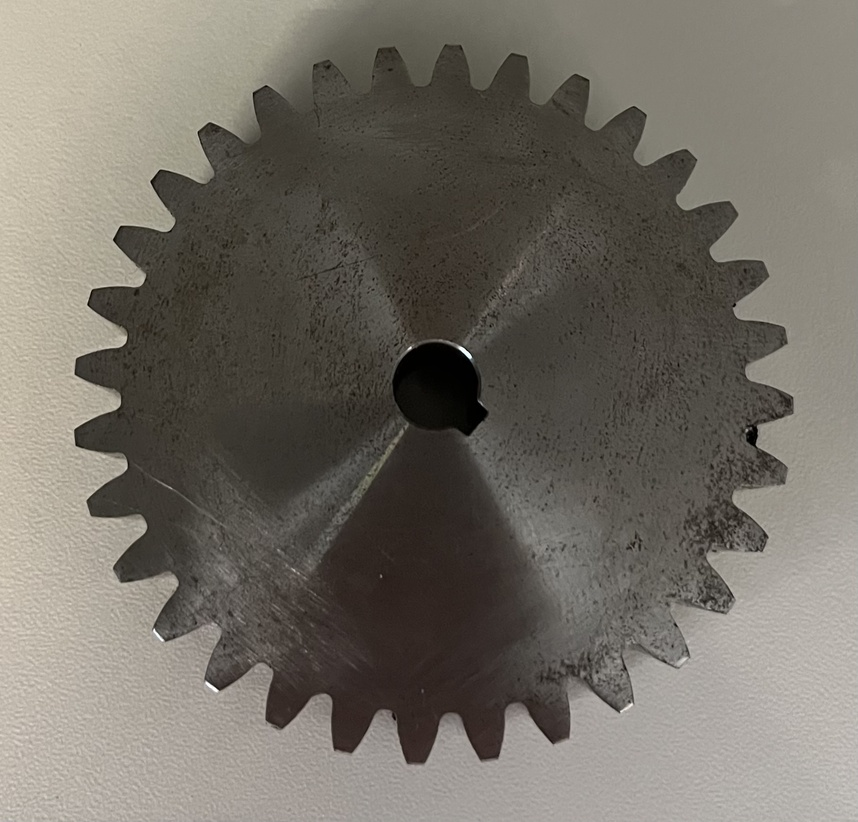
#> input picture Small_gear zonder flits v0.1.jpg, 858 x 822 px, shrunk from 1817 x 1741 before the run
$ python 'Contour+diameterSize v0.3.py'
#> lines starting #> are read from the running program, lines starting #| are printed output that depends on the picture; after the words box and inside, x2 and y2 are one past the last pixel; in counts of white or black regions, pixels touching at a corner belong together
import cv2
import numpy as np

# Stap 1: Lees de afbeelding
image = cv2.imread('Small_gear zonder flits v0.1.jpg')  # Vervang met het pad naar je afbeelding
#> image is the input picture: shape (822, 858, 3); mean B, G, R 102, 110.7, 115.6

# Stap 2: Conversie naar grijswaarden
gray = cv2.cvtColor(image, cv2.COLOR_BGR2GRAY)

# Stap 3: Toepassen van een Gaussiaanse blur
blurred = cv2.GaussianBlur(gray, (15, 15), 0)
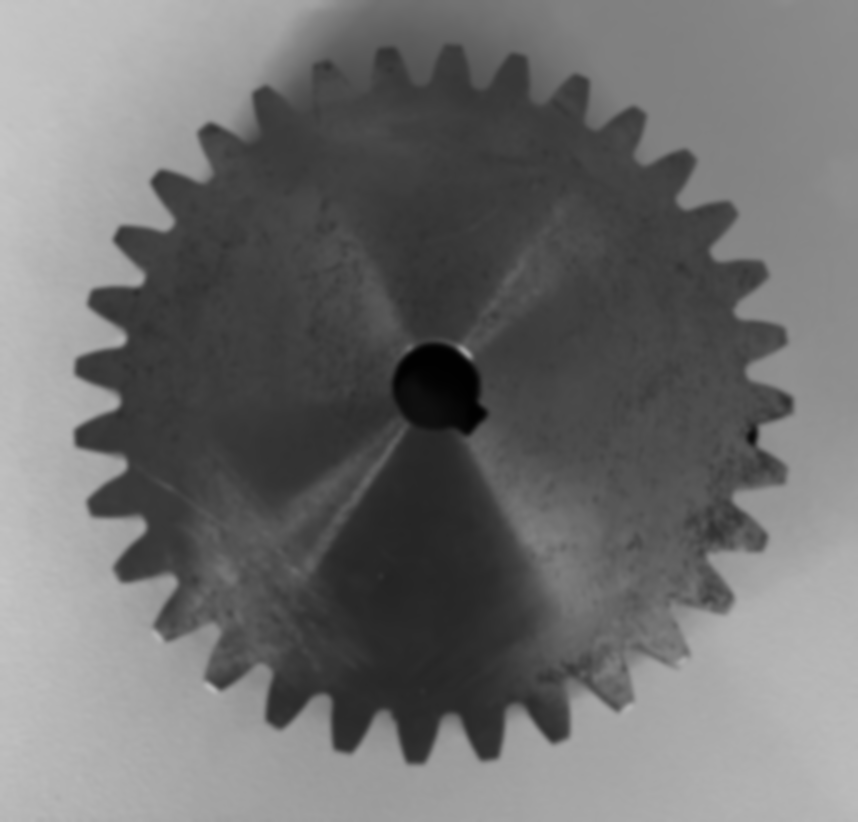
#> blurred: shape (822, 858); min 1, max 198, mean 111.1

# Stap 4: Randdetectie met Canny
edges = cv2.Canny(blurred, 50, 75)
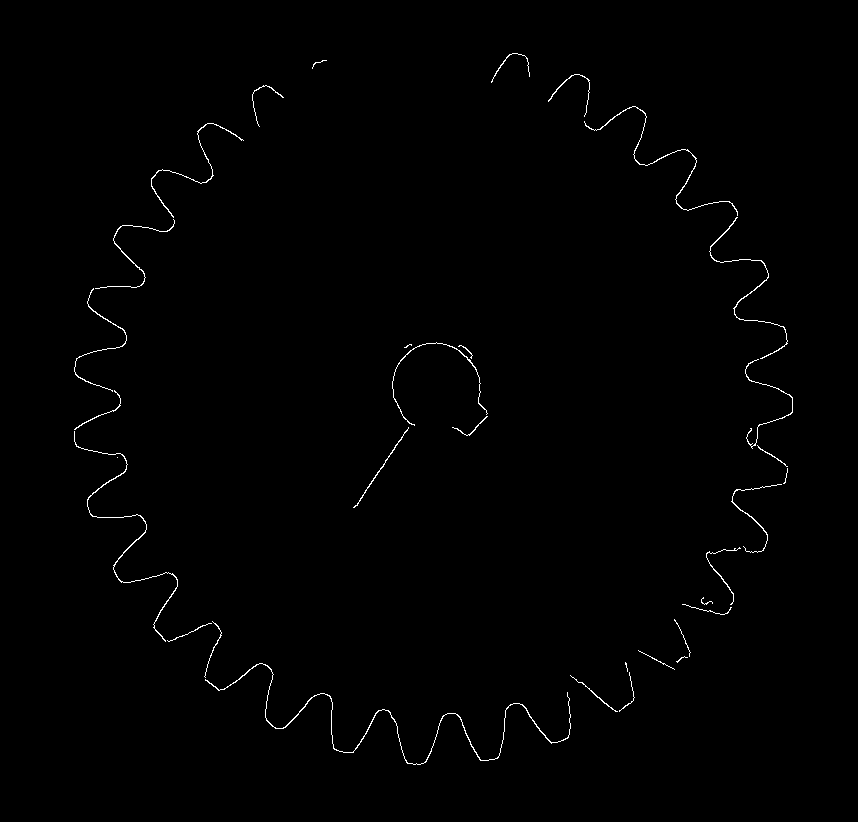
#> edges: shape (822, 858); 0.64% white in thin lines or dots, all inside (x1, y1, x2, y2) = (74, 53, 793, 765)

# Stap 5: Zoek naar contouren
contours, _ = cv2.findContours(edges, cv2.RETR_EXTERNAL, cv2.CHAIN_APPROX_SIMPLE)
#> contours = 33 contours, 17 with area under 20; largest, box (x1, y1, x2, y2) and area: (205, 663, 571, 765) 178, (74, 431, 178, 642) 114, (709, 217, 788, 359) 80, (584, 106, 738, 216) 78, (151, 123, 244, 218) 60

# Stap 6: Teken de contouren op de originele afbeelding
output = image.copy()
cv2.drawContours(output, contours, -1, (0, 255, 0), 2)  # Groene contouren
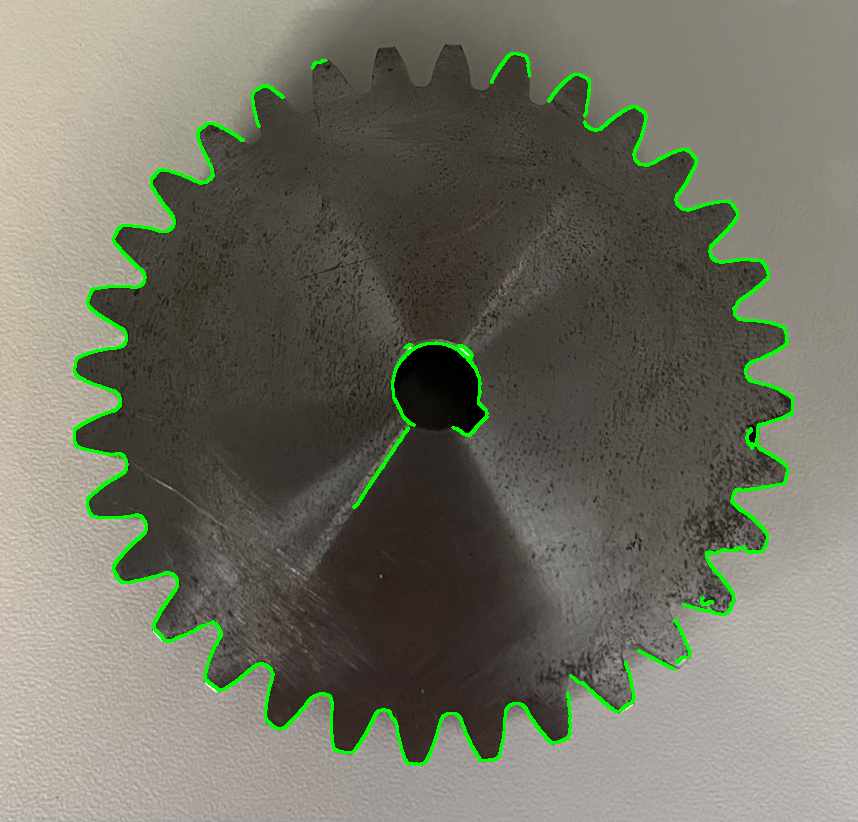
#> output: shape (822, 858, 3); 2.08% of pixels changed, all inside (x1, y1, x2, y2) = (73, 52, 794, 766)

# Stap 7: Toon de resultaten
cv2.imshow('Original Image', image)
cv2.imshow('Edges', edges)
cv2.imshow('Contours', output)
cv2.waitKey(0)
cv2.destroyAllWindows()

$ run again, with Big_gear flits v0.1.jpg copied over Small_gear zonder flits v0.1.jpg
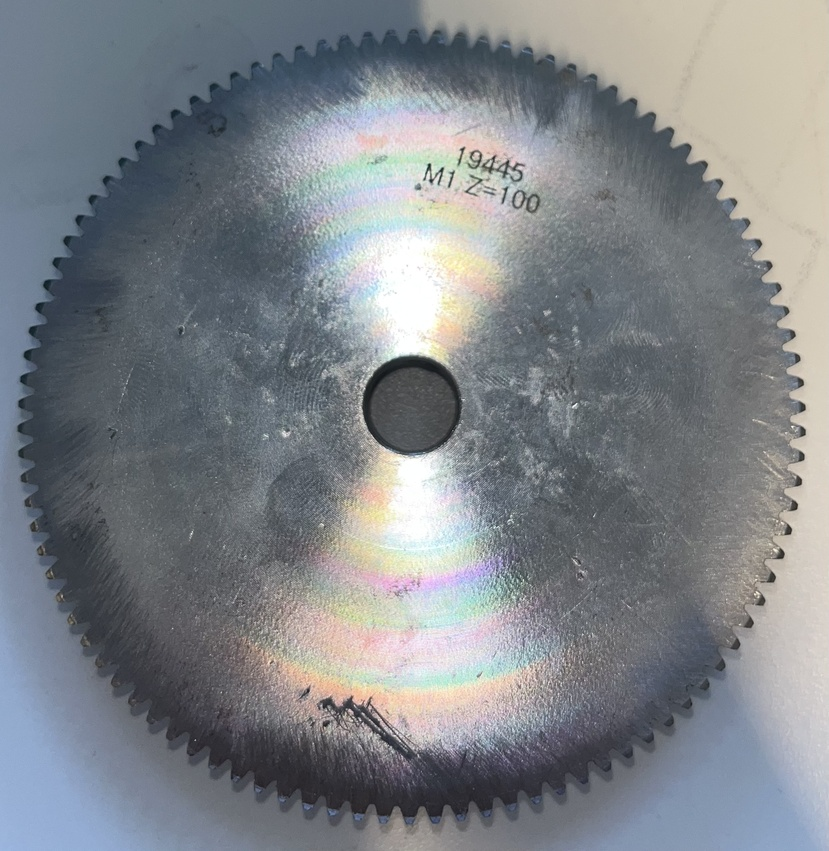
#> input picture Big_gear flits v0.1.jpg, 829 x 851 px, shrunk from 2343 x 2406 before the run
#> image is the input picture: shape (851, 829, 3); mean B, G, R 136.4, 131.7, 127.4
#> `edges = cv2.Canny(blurred, 50, 75)`:
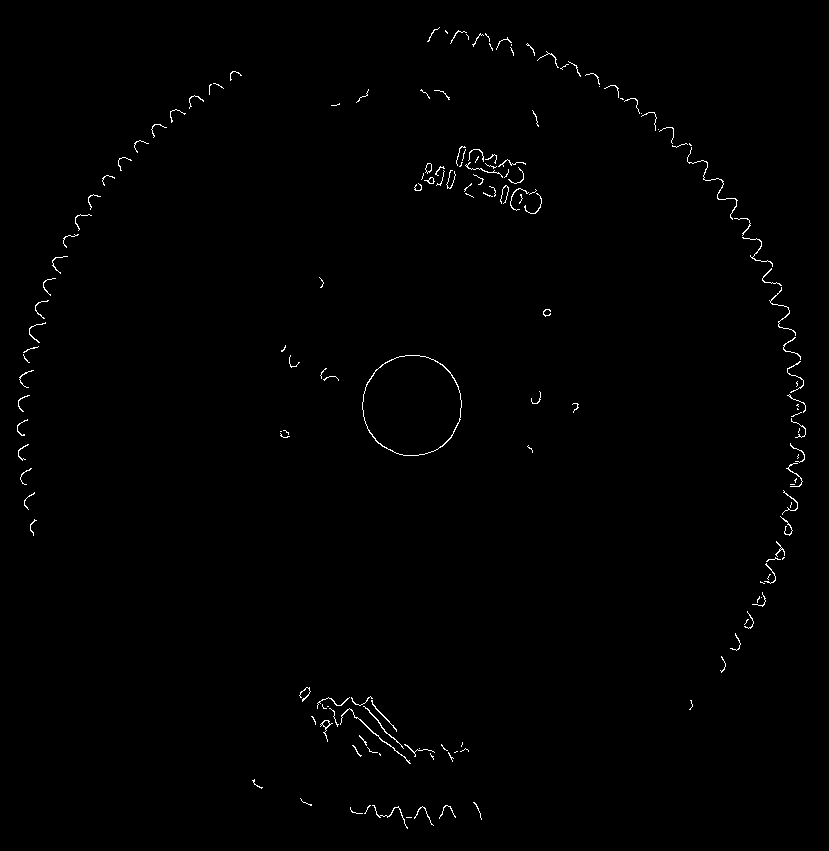
#> edges: shape (851, 829); 0.63% white in thin lines or dots, all inside (x1, y1, x2, y2) = (17, 27, 806, 829)
#> contours = 164 contours, 156 with area under 20; largest, box (x1, y1, x2, y2) and area: (362, 355, 462, 456) 7843, (320, 720, 333, 742) 48, (340, 708, 411, 764) 44, (425, 163, 432, 174) 42, (424, 177, 435, 184) 29, (363, 706, 404, 749) 28, (371, 700, 397, 732) 22, (687, 147, 738, 220) 20
#> `cv2.drawContours(output, contours, -1, (0, 255, 0), 2)`:
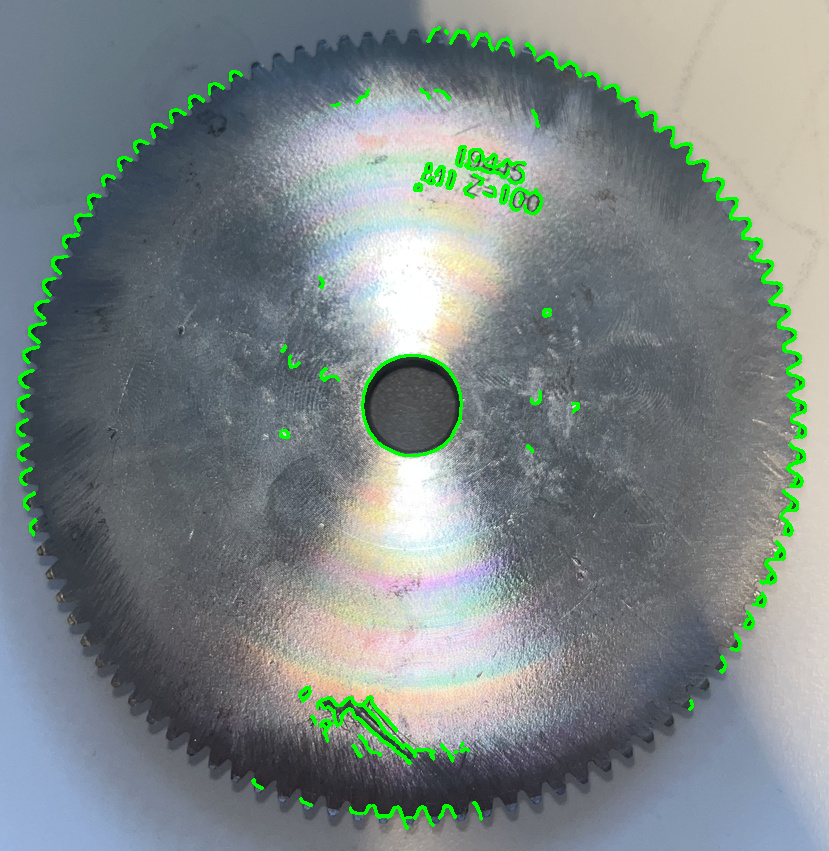
#> output: shape (851, 829, 3); 2.09% of pixels changed, all inside (x1, y1, x2, y2) = (16, 26, 807, 830)

$ run again, with Big_gear flits v0.2.jpg copied over Small_gear zonder flits v0.1.jpg
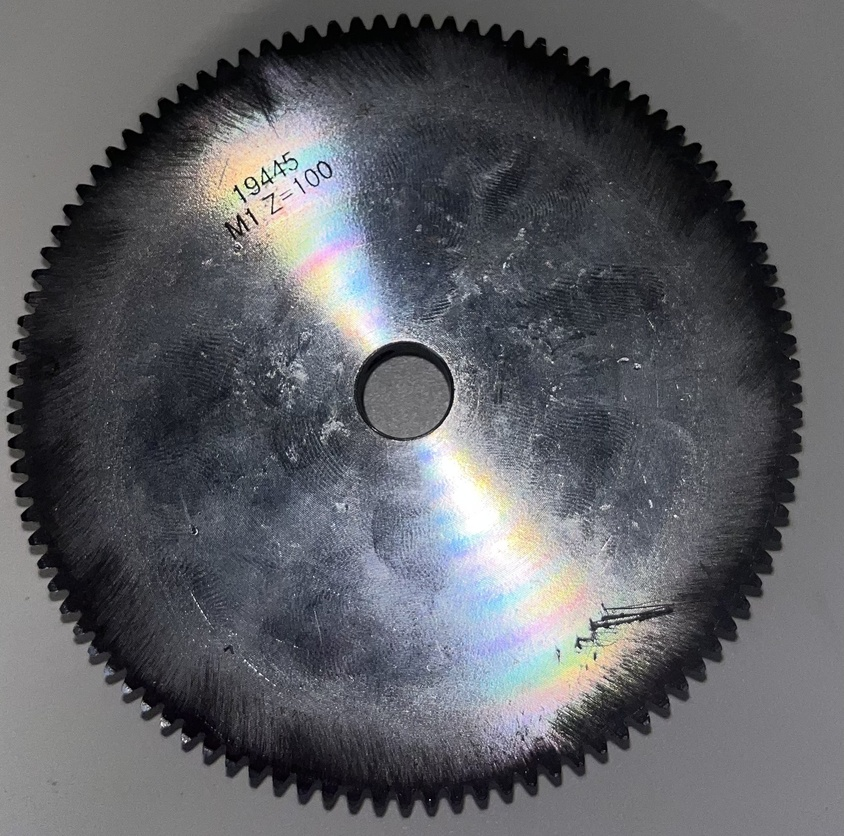
#> input picture Big_gear flits v0.2.jpg, 844 x 836 px, shrunk from 2155 x 2136 before the run
#> image is the input picture: shape (836, 844, 3); mean B, G, R 100.3, 95.6, 94.3
#> `edges = cv2.Canny(blurred, 50, 75)`:
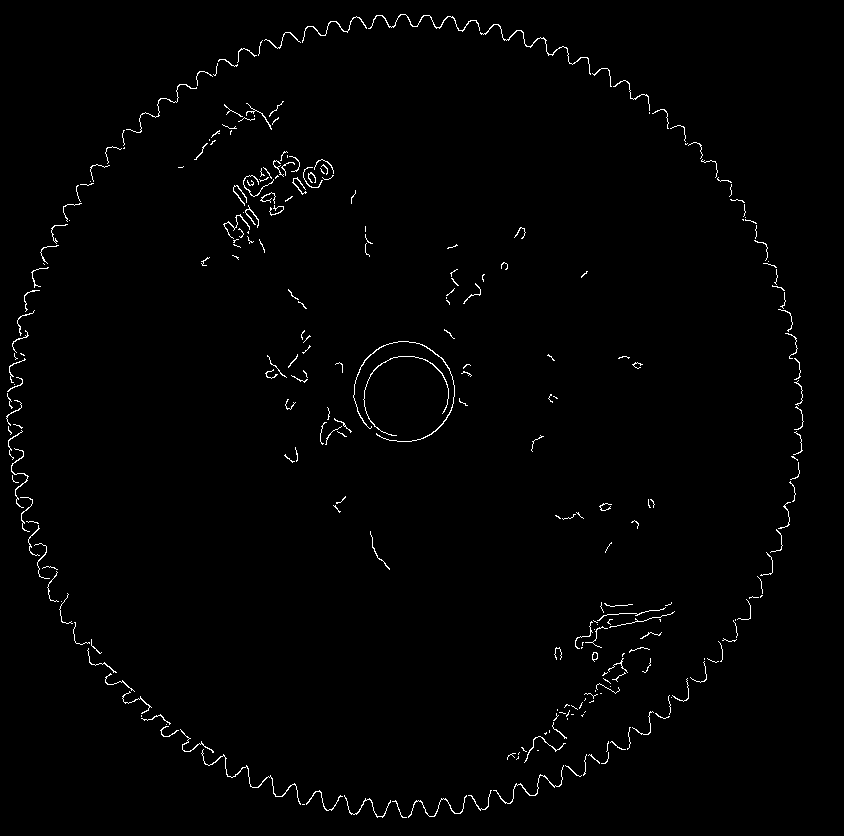
#> edges: shape (836, 844); 1.1% white in thin lines or dots
#> contours = 275 contours, 257 with area under 20; largest, box (x1, y1, x2, y2) and area: (353, 341, 455, 442) 77, (368, 14, 480, 32) 56, (480, 24, 591, 75) 54, (201, 749, 301, 805) 46, (363, 356, 449, 436) 42
#> `cv2.drawContours(output, contours, -1, (0, 255, 0), 2)`:
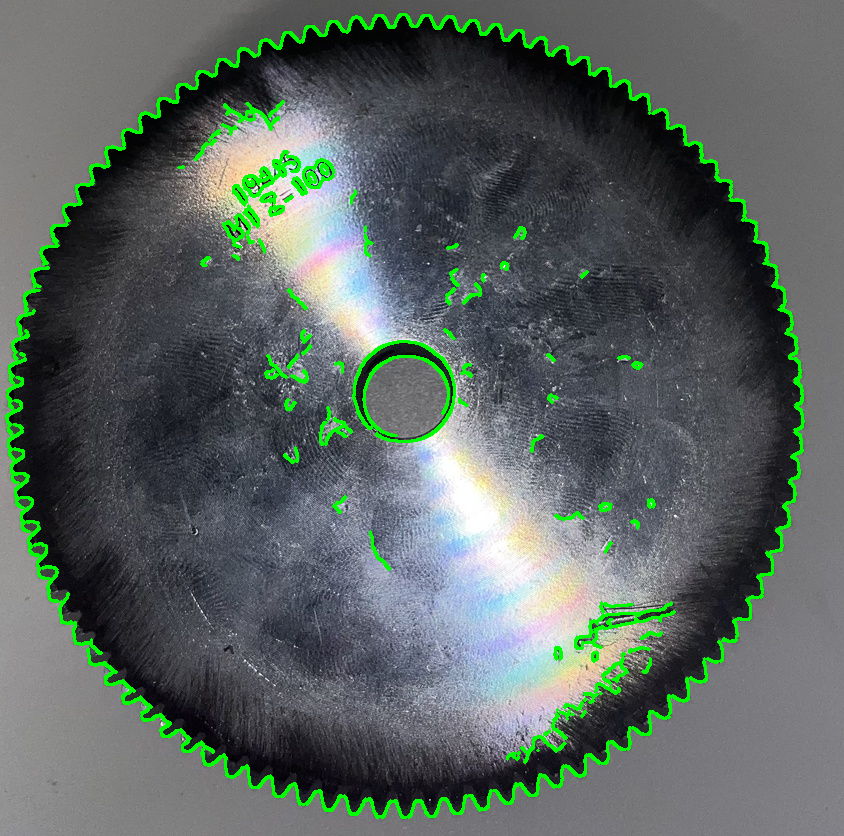
#> output: shape (836, 844, 3); 3.76% of pixels changed, all inside (x1, y1, x2, y2) = (5, 13, 805, 819)

$ run again, with Big_gear zonder flits v0.1.jpg copied over Small_gear zonder flits v0.1.jpg
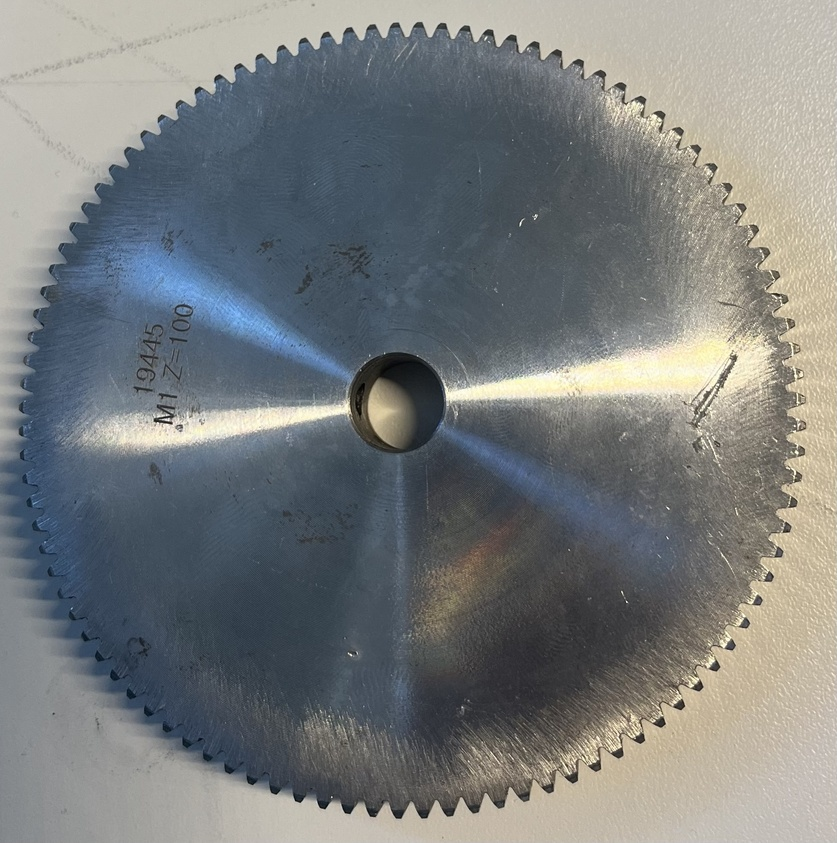
#> input picture Big_gear zonder flits v0.1.jpg, 837 x 843 px, shrunk from 1951 x 1967 before the run
#> image is the input picture: shape (843, 837, 3); mean B, G, R 124.7, 124.3, 120.9
#> `edges = cv2.Canny(blurred, 50, 75)`:
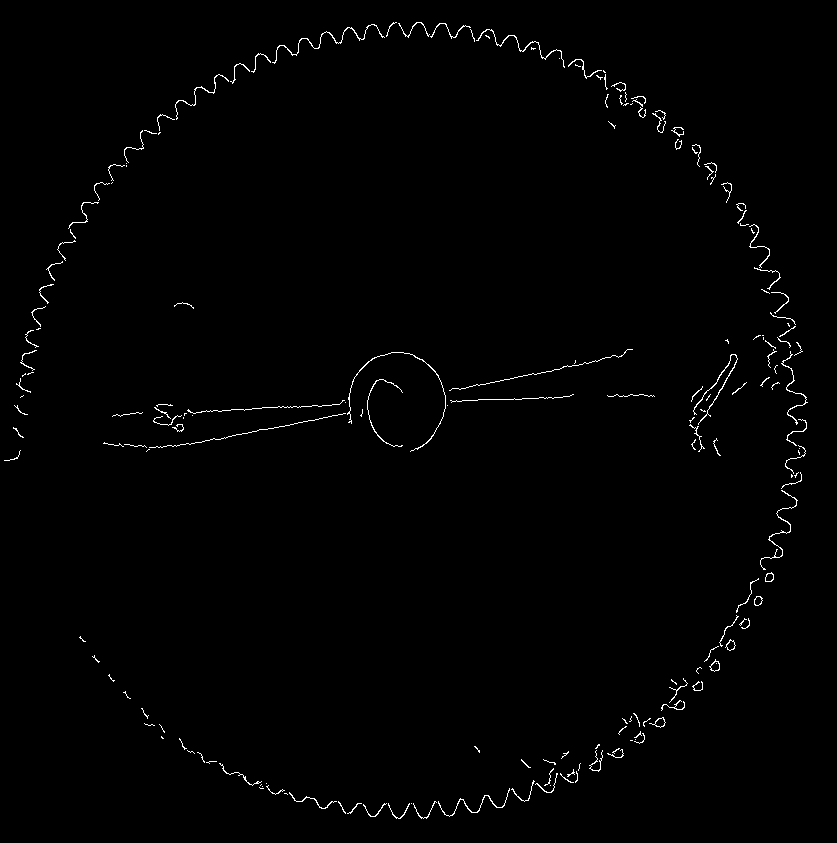
#> edges: shape (843, 837); 0.91% white in thin lines or dots
#> contours = 192 contours, 174 with area under 20; largest, box (x1, y1, x2, y2) and area: (709, 659, 720, 672) 71, (649, 717, 666, 728) 70, (725, 639, 736, 651) 63, (693, 354, 738, 425) 60, (765, 572, 774, 582) 58
#> `cv2.drawContours(output, contours, -1, (0, 255, 0), 2)`:
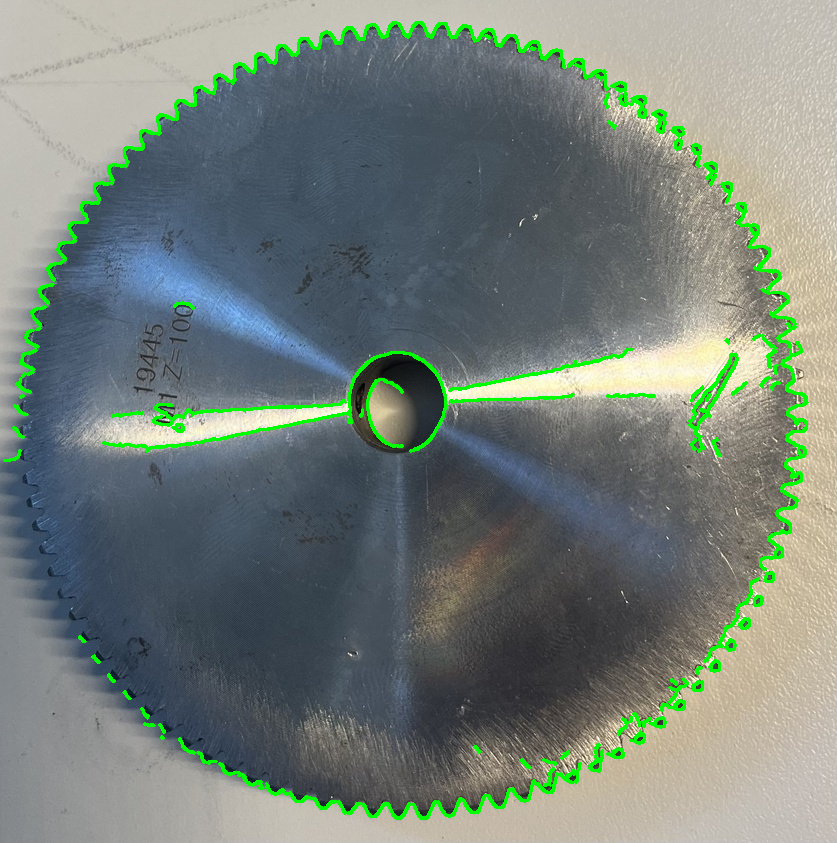
#> output: shape (843, 837, 3); 2.98% of pixels changed, all inside (x1, y1, x2, y2) = (3, 21, 809, 820)
